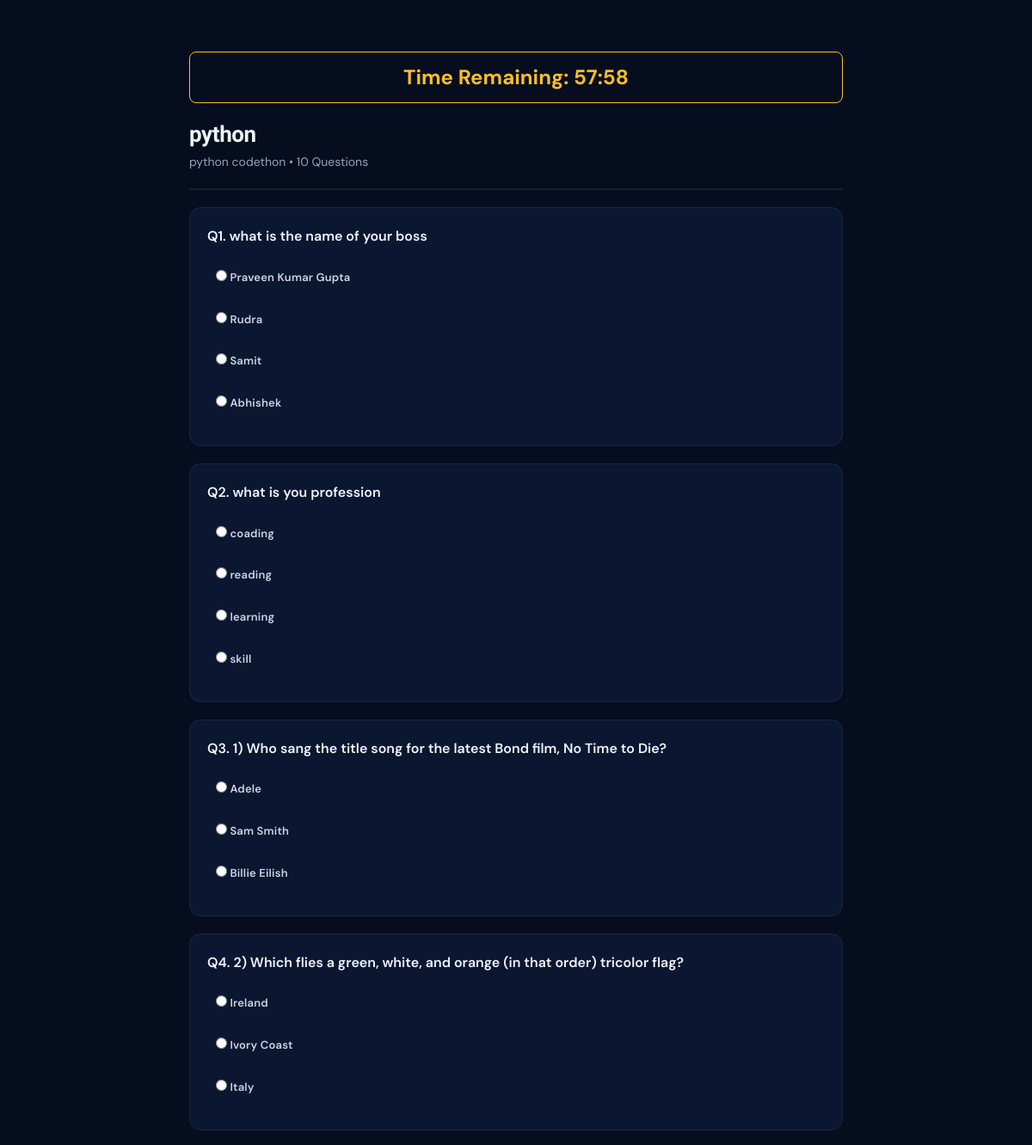
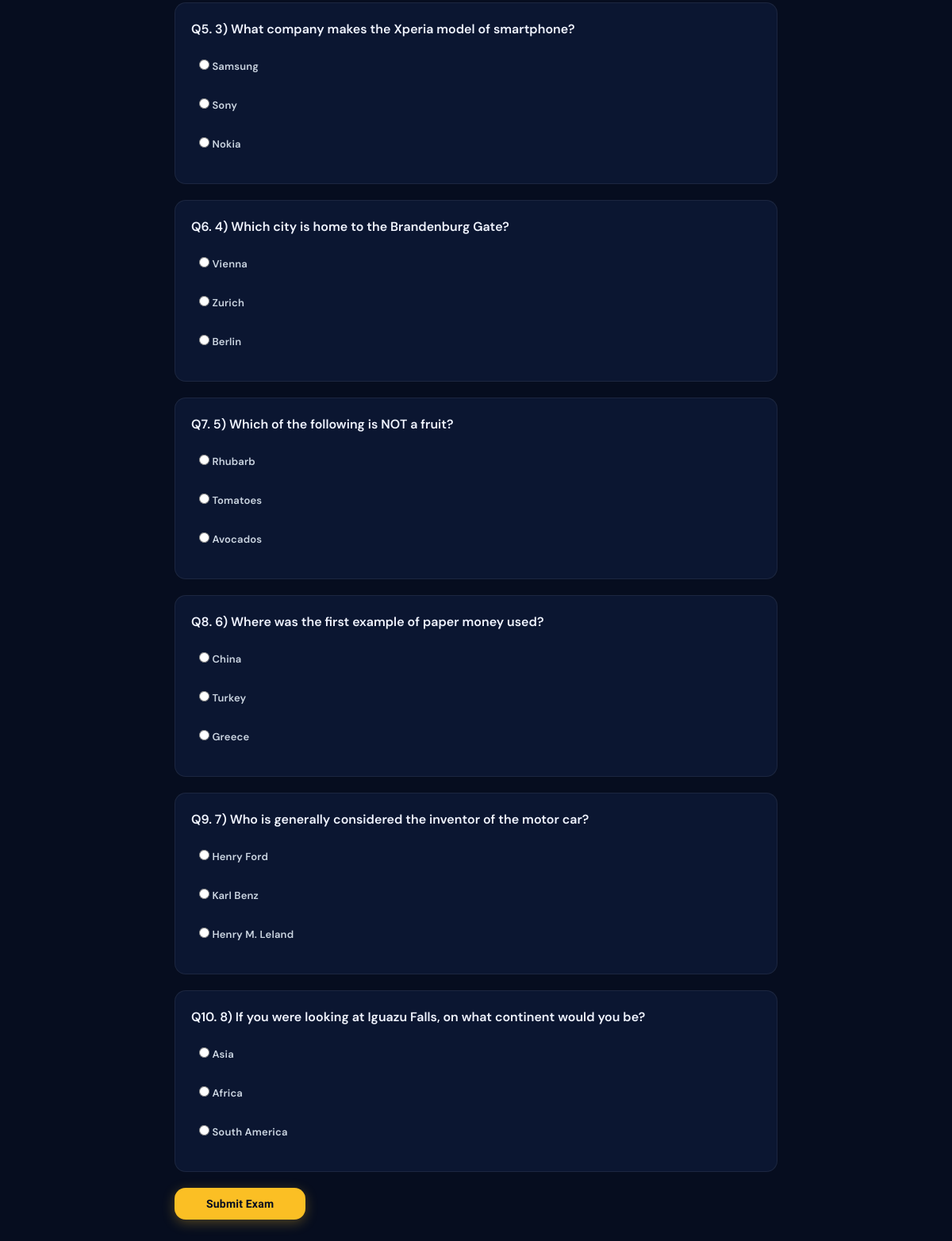
Screenshot of /exam/1/ (signed in) with the database file from the repository (2 pictures, top to bottom).
### accounts/models.py (models this page shows, shortened)
class Exam(models.Model):
    course           = models.ForeignKey(Course, on_delete=models.CASCADE, related_name='exams')
    title            = models.CharField(max_length=200)
    duration_minutes = models.IntegerField(default=60)
    start_time       = models.DateTimeField(null=True, blank=True)
    end_time         = models.DateTimeField(null=True, blank=True)
    published        = models.BooleanField(default=True)
    created_at       = models.DateTimeField(auto_now_add=True)

class Course(models.Model):
    title      = models.CharField(max_length=200)
    instructor = models.CharField(max_length=100)
    students   = models.IntegerField(default=0)
    lessons    = models.IntegerField(default=0)
    completed  = models.IntegerField(default=0)  # completed lessons
    status     = models.CharField(max_length=20, default='active')
    content    = models.TextField(blank=True, null=True)
    pdf        = models.FileField(upload_to='course_pdfs/', blank=True, null=True)

class Question(models.Model):
    exam = models.ForeignKey(Exam, on_delete=models.CASCADE, related_name='questions')
    text = models.TextField()

class Choice(models.Model):
    question   = models.ForeignKey(Question, on_delete=models.CASCADE, related_name='choices')
    text       = models.CharField(max_length=255)
    is_correct = models.BooleanField(default=False)

### accounts/views.py (the view, shortened to what this page needs)
# urls.py: path('exam/<int:exam_id>/', views.take_exam_view, name='take_exam'),
def take_exam_view(request, exam_id):
    exam = get_object_or_404(Exam, pk=exam_id, published=True)
    if not request.user.is_authenticated or request.user.is_staff:
        return redirect('login')
    questions = exam.questions.prefetch_related('choices').all()
    now = timezone.now()
    if exam.start_time and now < exam.start_time:
        messages.error(request, 'This exam has not started yet. It will open at %s.' % exam.start_time.strftime('%Y-%m-%d %H:%M'))
        return redirect('student_dashboard')
    if exam.end_time and now > exam.end_time:
        messages.error(request, 'This exam has already ended.')
        return redirect('student_dashboard')
    return render(request, 'take_exam.html', {
        'exam': exam,
        'questions': questions,
    })

### templates/take_exam.html (shortened to what this page needs)
{% load static %}
<!DOCTYPE html>
<html lang="en">
<head>
  <link rel="stylesheet" href="{% static 'css/style.css' %}" />
</head>
<body>
  <div class="exam-container">
    <div id="timer">Time Remaining: <span id="time-display">00:00</span></div>
    <h1 class="content__title">{{ exam.title }}</h1>
    <p class="content__subtitle">{{ exam.course.title }} • {{ questions.count }} Questions</p>
    <hr style="opacity: 0.1; margin: 20px 0;">
    {% if questions %}
      <form id="exam-form" method="POST">
        {% for q in questions %}
          <div class="question-card">
            <p style="font-weight: 600; margin-bottom: 15px;">Q{{ forloop.counter }}. {{ q.text }}</p>
            {% for choice in q.choices.all %}
              <label class="choice-label">
                <input type="radio" name="question_{{ q.id }}" value="{{ choice.id }}">
                {{ choice.text }}
              </label>
            {% endfor %}
          </div>
        {% endfor %}
        <button type="submit" class="btn btn-primary" style="width: auto; padding: 12px 40px;">Submit Exam</button>
      </form>
    {% else %}
      <div style="padding: 24px; background: #f8fafc; border-radius: 12px; border: 1px solid #e2e8f0;">
        <p style="margin: 0; color: #334155;">This exam has no questions yet. Admin needs to add questions before students can take it.</p>
      </div>
    {% endif %}
  </div>
</body>
</html>

### static/css/style.css (style rules this page uses)
:root { --navy-950: #060d1f; --navy-900: #0b1631; --navy-800: #112044; --navy-700: #1a3160; --navy-600: #1e3a8a; --slate-400: #94a3b8; --slate-300: #cbd5e1; --slate-200: #e2e8f0; --slate-100: #f1f5f9; --slate-50: #f8fafc; --amber-400: #fbbf24; --amber-500: #f59e0b; --amber-600: #d97706; --emerald-400: #34d399; --emerald-500: #10b981; --rose-400: #fb7185; --sky-400: #38bdf8; --white: #ffffff; --bg-page: var(--navy-950); --bg-card: var(--navy-900); --bg-surface: var(--navy-800); --border: rgba(255,255,255,0.07); --border-hover: rgba(255,255,255,0.15); --text-primary: #f0f4ff; --text-secondary: var(--slate-400); --text-muted: rgba(148,163,184,0.6); --accent: var(--amber-400); --accent-glow: rgba(251,191,36,0.18); --accent-dark: var(--amber-600); --r-sm: 8px; --r-md: 14px; --r-lg: 20px; --r-xl: 28px; --shadow-card: 0 4px 24px rgba(0,0,0,0.4), 0 1px 3px rgba(0,0,0,0.3); --shadow-glow: 0 0 40px rgba(251,191,36,0.12); --shadow-btn: 0 4px 16px rgba(251,191,36,0.3); --sidebar-w: 260px; --topbar-h: 64px; --ease: cubic-bezier(0.4, 0, 0.2, 1); }
*, *::before, *::after { box-sizing: border-box; margin: 0; padding: 0; }
html { font-size: 16px; -webkit-font-smoothing: antialiased; }
body { font-family: 'DM Sans', sans-serif; background: var(--bg-page); color: var(--text-primary); line-height: 1.6; min-height: 100vh; }
button, input, select, textarea { font-family: inherit; }
h1, h2, h3, h4, h5 { font-family: 'Sora', sans-serif; font-weight: 700; line-height: 1.25; }
label { display: block; font-size: 13px; font-weight: 600; color: var(--slate-300); margin-bottom: 8px; letter-spacing: 0.2px; }
input::placeholder { color: var(--text-muted); }
.btn { display: inline-flex; align-items: center; justify-content: center; gap: 8px; padding: 13px 24px; font-family: 'Sora', sans-serif; font-size: 14px; font-weight: 600; border-radius: var(--r-md); border: none; cursor: pointer; transition: all 0.25s var(--ease); position: relative; overflow: hidden; letter-spacing: 0.2px; }
.btn::after { content: ''; position: absolute; inset: 0; background: rgba(255,255,255,0); transition: background 0.2s; }
.btn-primary { width: 100%; background: var(--accent); color: var(--navy-950); font-weight: 700; box-shadow: var(--shadow-btn); }
.content__title { font-size: 26px; font-weight: 800; color: var(--text-primary); letter-spacing: -0.4px; }
.content__subtitle { font-size: 14px; color: var(--text-secondary); margin-top: 4px; }

### templates/take_exam.html (style rules this page uses)
.exam-container { max-width: 800px; margin: 40px auto; padding: 20px; }
.question-card { background: var(--navy-900); padding: 20px; border-radius: var(--r-md); margin-bottom: 20px; border: 1px solid var(--border); }
.choice-label { display: block; padding: 10px; cursor: pointer; border-radius: var(--r-sm); transition: background 0.2s; }
#timer { font-size: 24px; font-weight: bold; color: var(--accent); position: sticky; top: 20px; background: var(--navy-950); padding: 10px; border-radius: var(--r-sm); z-index: 10; text-align: center; border: 1px solid var(--accent); margin-bottom: 20px; }

### rows the page displays
Exam: title "python", course "python codethon"
Question: text "what is the name of your boss"
Choice: text "Praveen Kumar Gupta"
Choice: text "Rudra"
Choice: text "Samit"
Choice: text "Abhishek"
Question: text "what is you profession"
Choice: text "coading"
Choice: text "reading"
Choice: text "learning"
Choice: text "skill"
Question: text "1) Who sang the title song for the latest Bond film, No Time to Die?"
Choice: text "Adele"
Choice: text "Sam Smith"
Choice: text "Billie Eilish"
Question: text "2) Which flies a green, white, and orange (in that order) tricolor flag?"
Choice: text "Ireland"
Choice: text "Ivory Coast"
Choice: text "Italy"
Question: text "3) What company makes the Xperia model of smartphone?"
Choice: text "Samsung"
Choice: text "Sony"
Choice: text "Nokia"
Question: text "4) Which city is home to the Brandenburg Gate?"
Choice: text "Vienna"
Choice: text "Zurich"
Choice: text "Berlin"
Question: text "5) Which of the following is NOT a fruit?"
Choice: text "Rhubarb"
Choice: text "Tomatoes"
Choice: text "Avocados"
Question: text "6) Where was the first example of paper money used?"
Choice: text "China"
Choice: text "Turkey"
Choice: text "Greece"
Question: text "7) Who is generally considered the inventor of the motor car?"
Choice: text "Henry Ford"
Choice: text "Karl Benz"
Choice: text "Henry M. Leland"
Question: text "8) If you were looking at Iguazu Falls, on what continent would you be?"
Choice: text "Asia"
Choice: text "Africa"
Choice: text "South America"

### other values shown
{{ questions.count }} "10"
